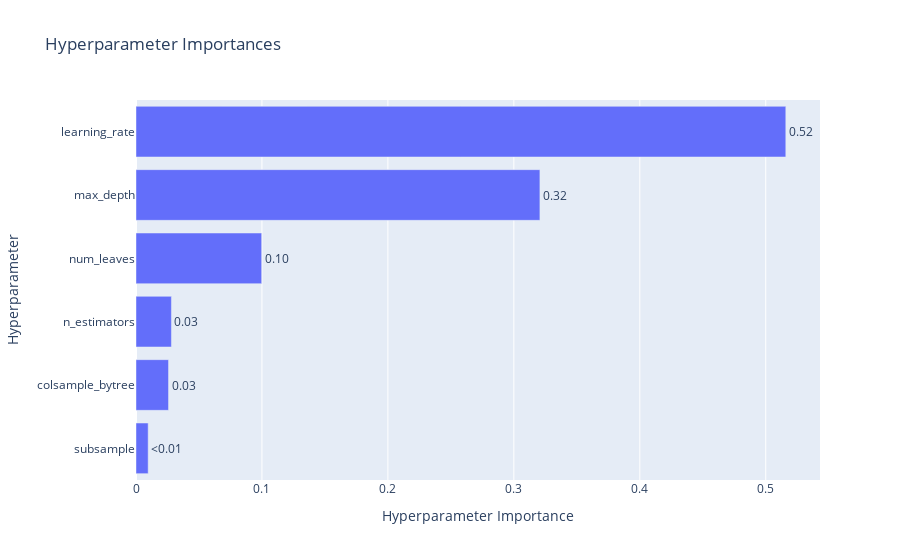

Notebook code for this chart:
### Code cell
# 3. 하이퍼파라미터 중요도 시각화
vis.plot_param_importances(study).show()

### Figure 1 — Plotly figure (JSON) as saved in the notebook; plotly's stock layout.template omitted (floating-point values rounded to 4 significant figures)
{"data": [{"cliponaxis": false, "hovertemplate": ["subsample (FloatDistribution): 0.009664129651520137<extra></extra>", "colsample_bytree (FloatDistribution): 0.02583088305805548<extra></extra>", "n_estimators (IntDistribution): 0.02811751095991928<extra></extra>", "num_leaves (IntDistribution): 0.09976852544182487<extra></extra>", "max_depth (IntDistribution): 0.32069497877970643<extra></extra>", "learning_rate (FloatDistribution): 0.5159239721089738<extra></extra>"], "name": "Objective Value", "orientation": "h", "text": ["<0.01", "0.03", "0.03", "0.10", "0.32", "0.52"], "textposition": "outside", "type": "bar", "x": [0.009664, 0.02583, 0.02812, 0.09977, 0.3207, 0.5159], "y": ["subsample", "colsample_bytree", "n_estimators", "num_leaves", "max_depth", "learning_rate"]}], "layout": {"title": {"text": "Hyperparameter Importances"}, "xaxis": {"title": {"text": "Hyperparameter Importance"}}, "yaxis": {"title": {"text": "Hyperparameter"}}}}
